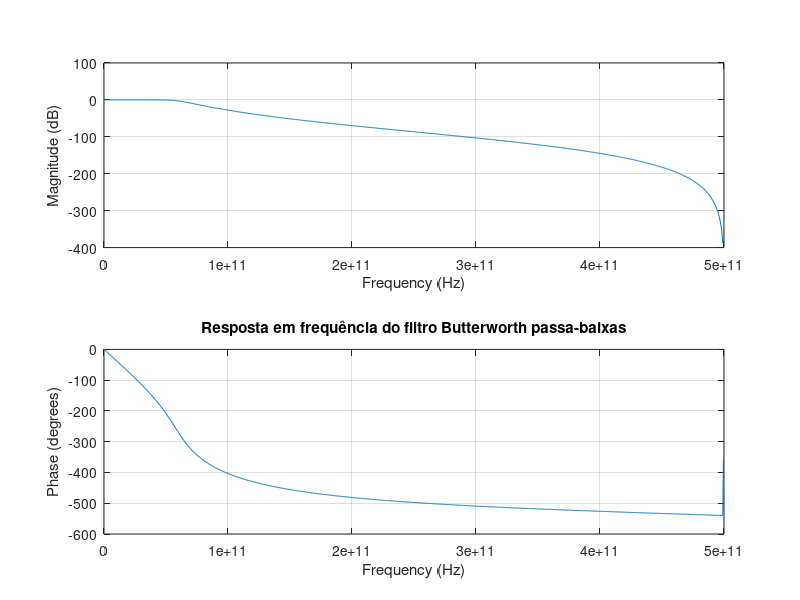
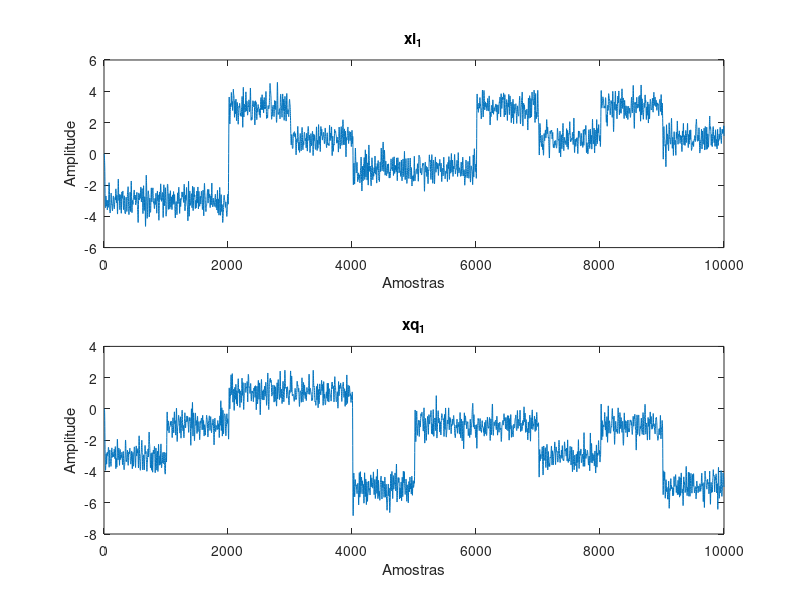
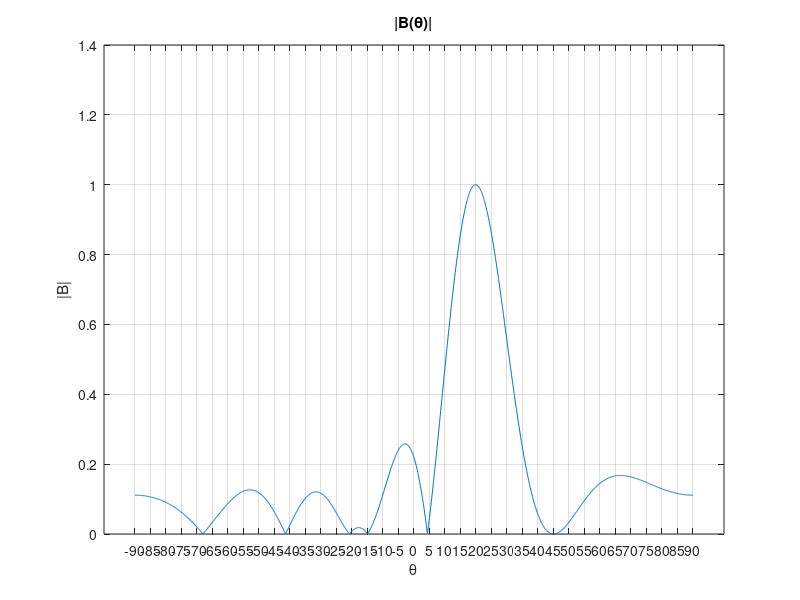
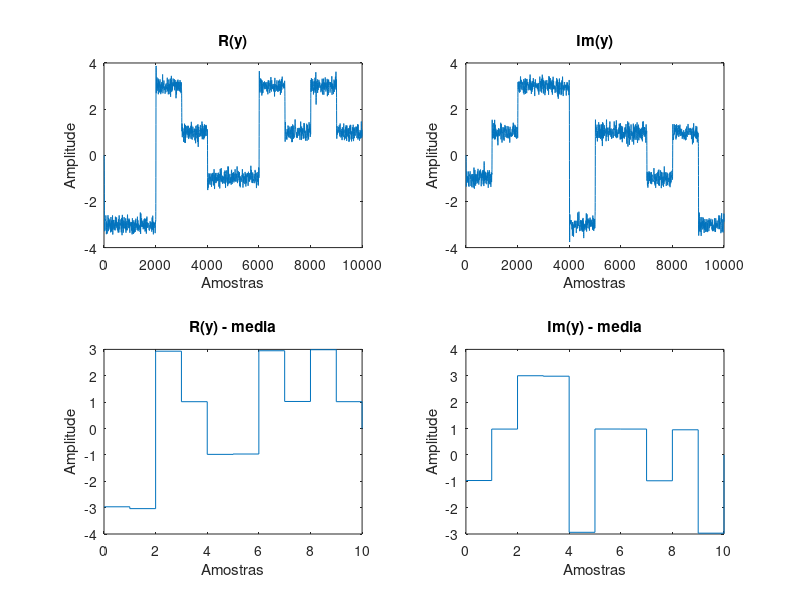

Recreate these plots in MATLAB, in order.
%%
% Prova Final - PSI3531 (Processamento de Sinais Aplicado)
% Questão 1. Versão com ângulos com erros.
% Matheus Bordin Gomes

clear;clc;close all;

%%
%Dados iniciais
c = 3*10^8;             %Velocidade da luz no vácuo
f = 60*10^9;            %Frequência do sinal recebido
Omega = 2*pi*f;         %Frequência angular do sinal recebido
lambda = c/f;           %Comprimento de onda do sinal recebido
d = lambda/2;           %Distância entre as antenas
M = 8;                  %Número de antenas
theta = [20 45 -15];    %Ângulo de incidência dos sinais
load('sinais.mat');     %Sinal recebido em cada uma das oito antenas
var_n = 900;            %Variância do ruído nas antenas
fi = [3 ; 1 ; 1];       %Amplitude dos sinais recebidos

%%
% Ruído adicional para o item 6. Caso não queira ruído, deixar noise_amp em zero. 
noise_amp = 0;  
noise = noise_amp*randn(size(sinal_recebido));
sinal_recebido = sinal_recebido + noise;

%%
%Amostragem
fa = 10^12;         %Frequência de amostragem
Ta = 1/fa;          %Período de amostragem

%%
%Projeto do filtro Butterworth passa-baixa
[b,a] = butter(6,f/(fa/2));
figure(1);
freqz(b,a,1024,fa);
title('Resposta em frequência do filtro Butterworth passa-baixas');

%%
%Decodificação dos sinais xim e xqm em cada antena
arg_t = ((1:size(sinal_recebido,1))-1)/fa;
%xi recebido na antena 1
xim = filter(b,a,2*cos(Omega*arg_t)'.*sinal_recebido);
figure(2);
subplot(2,1,1);
plot(xim(:,1));
title('xi_1');
xlabel('Amostras');
ylabel('Amplitude');

%xq recebido na antena 1
xqm = filter(b,a,-2*sin(Omega*arg_t)'.*sinal_recebido);
subplot(2,1,2);
plot(xqm(:,1));
title('xq_1');
xlabel('Amostras');
ylabel('Amplitude');

xm = xim + 1j*xqm;

%%
%Projeto dos coeficientes do vetor w
m = (0:1:(M-1))';

%Monta a matriz C, com os vetores v(omega,theta+err)
C = (exp(1j*m*Omega*d*sind(theta + normrnd(0,0.01, size(theta)))/c));

%Monta o vetor V, com os vetores v(omega,theta)
phi = theta ; %Adiciona variação no ângulo de incidência dos sinais
V = (exp(1j*m*Omega*d*sind(phi)/c));

%Calcula sigma
sig = fi*fi';

%Calcula Sr
Sr = var_n*eye(size(V,1));

%Monta g
g_h = zeros(3,1);
g_h(1) = 1;
g = g_h;

%Monta C
w = inv(V*(sig')*V' + Sr)*C*inv(C'*inv(V*(sig')*V' + Sr)*C)*g; %#ok<*MINV>
w_h = w';

%Plota a resposta B
theta_x = -90:0.1:90;
V_theta = (exp(1j*m*Omega*d*sind(theta_x)/c));
B = w_h*V_theta;
figure(3);
plot(theta_x,abs(B));
title('|B(\theta)|');
xlabel('\theta');
ylabel('|B|');
xticks(-90:5:90);
grid;
%%
%Obtenção do sinal recebido
y = w_h*xm.';
%Parte real de y
figure(4);
subplot(2,2,1);
plot(real(y));
title('R(y)');
xlabel('Amostras');
ylabel('Amplitude');
%Parte imaginária de y
subplot(2,2,2);
plot(imag(y));
title('Im(y)');
xlabel('Amostras');
ylabel('Amplitude');

%%
%Recuperação dos símbolos transmitidos
N = round(10^(-9)*fa);
n_simbols = round(length(y(1,:))/N);
y_rcv=zeros(n_simbols,1);
for k = 1:n_simbols
    y_rcv(k) = mean(y(1+(k-1)*N:k*N));
end

%Parte real de y_rcv
y_rcv_plot = y_rcv;
y_rcv_plot(k+1)=0;
x_plot = 0:10;
subplot(2,2,3);
stairs(x_plot,real(y_rcv_plot));
title('R(y) - media');
xlabel('Amostras');
ylabel('Amplitude');
%Parte imaginária de y_rcv
subplot(2,2,4);
stairs(x_plot,imag(y_rcv_plot));
title('Im(y) - media');
xlabel('Amostras');
ylabel('Amplitude');

%%
%Decodificação dos símbolos
symbols_16_qam = qammod(0:15,16);
[~,ind] = min(abs(symbols_16_qam - y_rcv),[],2);
simbols = symbols_16_qam(ind);

%%
% Erros
load('mensagem.mat');
message = symbols_16_qam(mensagem+1);

erros = sum(sum(simbols ~= message))  %#ok<NOPTS>

figure(5);
scatter(real(message), imag(message));
hold on;
scatter(real(simbols), imag(simbols), 'x');
hold off;
title('Scatter dos símbolos tx e rx');
legend('Mensagem transmitida', 'Mensagem recebida');